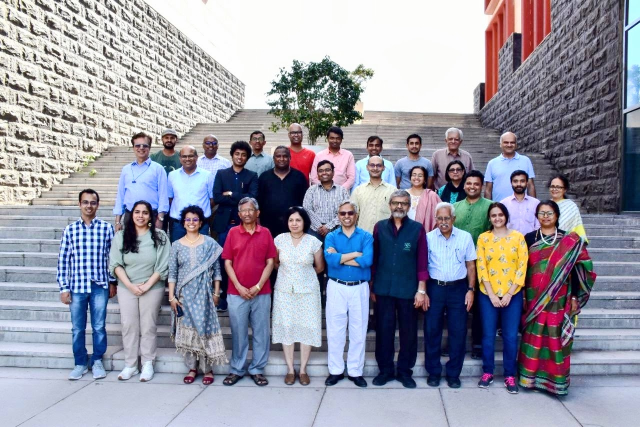
#> input picture Plaksha_Faculty.jpg, 1280 x 854 px (shown at 1/2 size)
$ jupyter execute Lab-5.ipynb
#> lines starting #> are read from the running program, lines starting #| are printed output that depends on the picture; after the words box and inside, x2 and y2 are one past the last pixel; in counts of white or black regions, pixels touching at a corner belong together
[cell 1]
import cv2
import numpy as np
import matplotlib.pyplot as plt
from sklearn.cluster import KMeans
from scipy.spatial import distance
from matplotlib.offsetbox import OffsetImage, AnnotationBbox

[cell 2]
import wandb
wandb.login(key="dec59a3d2628a2a3e5b3314d16b484738dca5699")
wandb.init(project='distance_classification_project')

[cell 3]
## Reading the image plaksha_Faculty.jpg


## Convert the image to grayscale
img = cv2.imread("Plaksha_Faculty.jpg")
#> img is the input picture: shape (854, 1280, 3); mean B, G, R 162.4, 149, 149.2
gray_img = cv2.cvtColor(img, cv2.COLOR_BGR2GRAY)
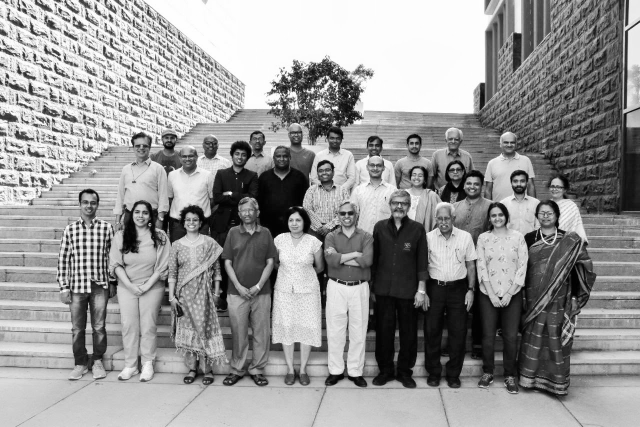
#> gray_img: shape (854, 1280) (shown at 1/2 size); min 0, max 255, mean 150.6

# Loading the required haar-cascade xml classifier file
face_cascade = cv2.CascadeClassifier(cv2.data.haarcascades + 'haarcascade_frontalface_default.xml')

# Applying the face detection method on the grayscale image.
## Change the parameters for better detection of faces in your case.
faces_rect = face_cascade.detectMultiScale(gray_img, 1.05, 4, minSize=(25,25), maxSize=(50,50))
#> faces_rect = 30 rows, first 6: [322, 263, 33, 33], [654, 265, 31, 31], [500, 266, 30, 30], [892, 267, 31, 31], [409, 277, 28, 28], [812, 274, 34, 34]

# Define the text and font parameters
text = "Face" ## The text you want to write
font = cv2.FONT_HERSHEY_SIMPLEX  ## Font type
font_scale = 0.5  ## Font scale factor
font_color = (0, 0, 255)   ## Text color in BGR format (here, it's red)
font_thickness = 1  ## Thickness of the text


# Iterating through rectangles of detected faces
for (x, y, w, h) in faces_rect:
    cv2.rectangle(img, (x, y), (x+w, y+h), (0, 0, 255), 2)
    # Use cv2.putText to add the text to the image, Use text, font, font_scale, font_color, font_thickness here
    cv2.putText(img, text, (x, y-10), font, font_scale, font_color, font_thickness)
#> this loop made 30 passes
#> (x, y, w, h) on passes 1 to 12: (322, 263, 33, 33), (654, 265, 31, 31), (500, 266, 30, 30), (892, 267, 31, 31), (409, 277, 28, 28), (812, 274, 34, 34), (464, 296, 33, 33), (632, 328, 34, 34), (819, 337, 33, 33), (570, 426, 39, 39), (576, 253, 32, 32), (1003, 273, 32, 32)
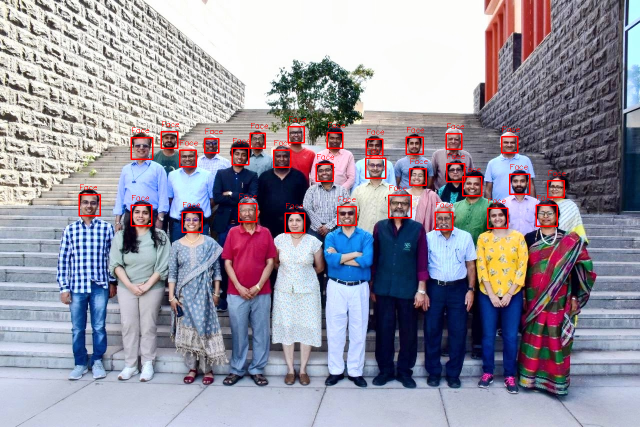
#> img: shape (854, 1280, 3) (shown at 1/2 size); 1.39% of pixels changed, all inside (x1, y1, x2, y2) = (157, 233, 1131, 467)

## Display the image and window title should be "Total number of face detected are #"
cv2.imshow(f"Total number of faces detected: {len(faces_rect)}", img)
cv2.waitKey(0)
cv2.destroyAllWindows()

[cell 4]
from matplotlib.offsetbox import OffsetImage, AnnotationBbox
# Extract face region features (Hue and Saturation)
img_hsv = cv2.cvtColor(img, cv2.COLOR_BGR2HSV) ## call the img and convert it from BGR to HSV and store in img_hsv
#> img_hsv: shape (854, 1280, 3); mean H, S, V 85.8, 70.5, 173.4
hue_saturation = []
face_images = []  # To store detected face images

for (x, y, w, h) in faces_rect:
    face = img_hsv[y:y + h, x:x + w]
    hue = np.mean(face[:, :, 0])
    saturation = np.mean(face[:, :, 1])
    hue_saturation.append((hue, saturation))
    face_images.append(face)
#> this loop made 30 passes
#> (x, y, w, h, hue, saturation) on passes 1 to 12: (322, 263, 33, 33, 59.29, 121.7), (654, 265, 31, 31, 50.4, 133.1), (500, 266, 30, 30, 34.12, 118.3), (892, 267, 31, 31, 81.31, 108.2), (409, 277, 28, 28, 108, 121.1), (812, 274, 34, 34, 62.79, 116.9), (464, 296, 33, 33, 42.56, 134.3), (632, 328, 34, 34, 81.22, 114.8), (819, 337, 33, 33, 36.69, 114.4), (570, 426, 39, 39, 55.81, 115.3), (576, 253, 32, 32, 78.19, 99.55), (1003, 273, 32, 32, 51.71, 106.9)
#> after the loop, face_images = 30 items; hue_saturation = 30 pairs, first value 23.14 to 120.8, second value 80.77 to 134.3

hue_saturation = np.array(hue_saturation)

## Perform k-Means clustering on hue_saturation and store in kmeans
kmeans = KMeans(n_clusters=2, random_state=42).fit(hue_saturation)
#centroids = kmeans.cluster_centers_
#labels = kmeans.labels_

# Create a figure and axis
fig, ax = plt.subplots(figsize=(12, 6))

# Plot the clustered faces with custom markers
for i, (x,y,w,h ) in enumerate(faces_rect):
    im = OffsetImage(cv2.cvtColor(cv2.resize(face_images[i], (20, 20)), cv2.COLOR_HSV2RGB))
    ab = AnnotationBbox(im, (hue_saturation[i, 0], hue_saturation[i, 1]), frameon=False, pad=0)
    ax.add_artist(ab)
    plt.plot(hue_saturation[i, 0], hue_saturation[i, 1])


plt.xlabel("Hue")
plt.ylabel("Saturation")
plt.title("Face Clustering")
plt.grid(True)
plt.show()
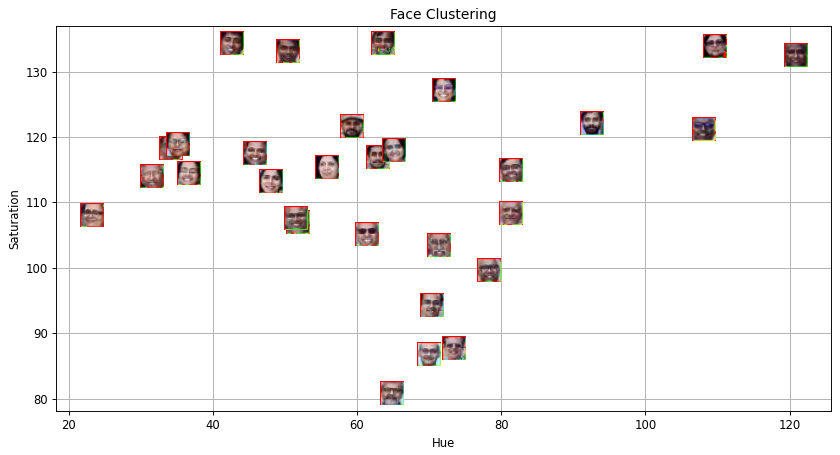
#> figure drawn by matplotlib, 1 panel
wandb.log({"face_cluster": wandb.Image(plt)})

[cell 5]
# Create an empty list to store legend labels
legend_labels = []

# Create lists to store points for each cluster
cluster_0_points = []
cluster_1_points = []

# Your code for scatter plot goes here
fig, ax = plt.subplots(figsize=(12, 6))
for i, (x, y, w, h) in enumerate(faces_rect):
    if kmeans.labels_[i] == 0:
        cluster_0_points.append((hue_saturation[i, 0], hue_saturation[i, 1]))
    else:
        cluster_1_points.append((hue_saturation[i, 0], hue_saturation[i, 1]))
#> after the loop, cluster_0_points = [(59.29, 121.7), (50.4, 133.1), (34.12, 118.3), (62.79, 116.9), (42.56, 134.3), (36.69, 114.4), (55.81, 115.3), (51.71, 106.9), (63.54, 134.3), (45.8, 117.5), (23.14, 108), (31.55, 113.9), (48.03, 113.2), (51.53, 107.6), (61.3, 105.1), (65.06, 117.9), (35.11, 118.8)]; cluster_1_points = [(81.31, 108.2), (108, 121.1), (81.22, 114.8), (78.19, 99.55), (120.8, 132.5), (109.6, 133.8), (72, 127.1), (69.96, 86.68), (92.49, 122), (70.27, 94.28), (71.27, 103.4), (73.39, 87.63), (64.75, 80.77)]


cluster_0_points = np.array(cluster_0_points)
#> cluster_0_points = 17 rows, first 8: [59.29, 121.7], [50.4, 133.1], [34.12, 118.3], [62.79, 116.9], [42.56, 134.3], [36.69, 114.4], [55.81, 115.3], [51.71, 106.9]
# Plot points for cluster 0 in green
plt.scatter(cluster_0_points[:, 0], cluster_0_points[:, 1], c='green', label='Cluster 0')


cluster_1_points = np.array(cluster_1_points)
#> cluster_1_points = 13 rows, first 8: [81.31, 108.2], [108, 121.1], [81.22, 114.8], [78.19, 99.55], [120.8, 132.5], [109.6, 133.8], [72, 127.1], [69.96, 86.68]
# Plot points for cluster 1 in blue
plt.scatter(cluster_1_points[:, 0], cluster_1_points[:, 1], c='blue', label='Cluster 1')

# Calculate and plot centroids
centroid_0 = np.mean(cluster_0_points, axis=0)
#> centroid_0 = [48.14, 117.5]
centroid_1 = np.mean(cluster_1_points, axis=0)
#> centroid_1 = [84.1, 108.6]

# Plot both the centroid for cluster 0 and cluster 1
plt.scatter(centroid_0[0], centroid_0[1], c='black', marker='x', s=100, label='Centroid 0')

plt.scatter(centroid_1[0], centroid_1[1], c='red', marker='x', s=100, label='Centroid 1')

plt.xlabel("Hue")
plt.ylabel("Saturation")
plt.title("Clustered Faces")
plt.legend()
plt.grid(True)
plt.show()
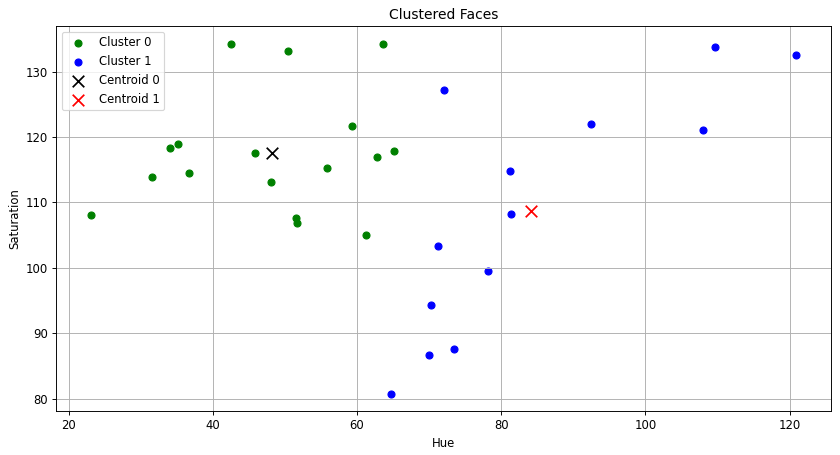
#> figure drawn by matplotlib, 1 panel

[cell 6]
## Read the class of the template image 'Dr_Shashi_Tharoor.jpg' using cv2 and store it in template_img
template_img = cv2.imread("Dr_Shashi_Tharoor.jpg")
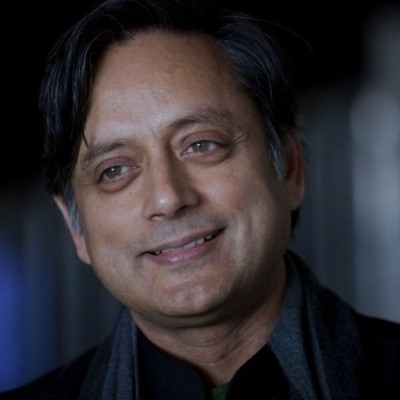
#> input picture Dr_Shashi_Tharoor.jpg, 400 x 400 px
#> template_img is the input picture: shape (400, 400, 3); mean B, G, R 49.8, 45.4, 49.1
gray_template = cv2.cvtColor(template_img, cv2.COLOR_BGR2GRAY)
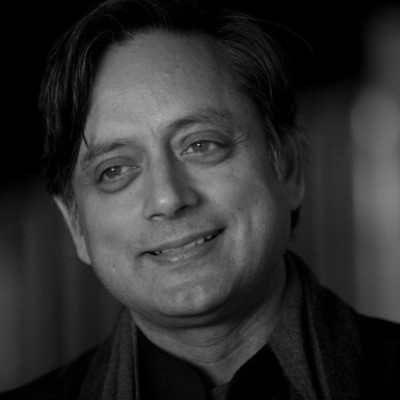
#> gray_template: shape (400, 400); min 0, max 188, mean 47

# Detect face  in the template image after converting it to gray and store it in template_faces
template_faces = face_cascade.detectMultiScale(gray_template, 1.1, 4)
#> template_faces = [[43, 60, 252, 252]]

# Draw rectangles around the detected faces
for (x, y, w, h) in template_faces:
    cv2.rectangle(template_img, (x, y), (x + w, y + h), (0, 255, 0), 3)
#> this loop made 1 pass
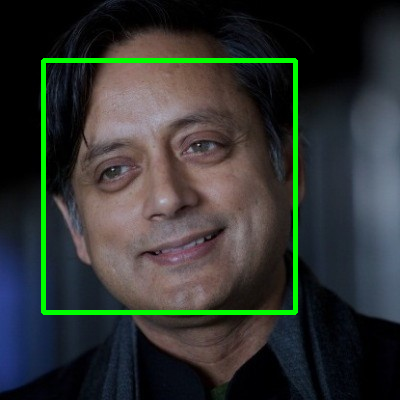
#> template_img: shape (400, 400, 3); 3.14% of pixels changed, all inside (x1, y1, x2, y2) = (41, 58, 298, 315)
cv2.imshow("Detected Template Face", template_img)
cv2.waitKey(0)
cv2.destroyAllWindows()

[cell 7]
# Convert the template image to HSV color space and store it in template_hsv
template_hsv = cv2.cvtColor(template_img, cv2.COLOR_BGR2HSV)
#> template_hsv: shape (400, 400, 3); mean H, S, V 66.8, 90.5, 64.6

# Extract hue and saturation features from the template image as we did it for detected faces.
template_hue = np.mean(template_hsv[:, :, 0])
#> template_hue = 66.77
template_saturation = np.mean(template_hsv[:, :, 1])
#> template_saturation = 90.5

# Predict the cluster label for the template image and store it in template_label
template_label = kmeans.predict([[template_hue, template_saturation]])[0]
#> template_label = 1

# Create a figure and axis for visualization
fig, ax = plt.subplots(figsize=(12, 6))

# Plot the clustered faces with custom markers (similar to previous code)
for i, (x, y, w, h) in enumerate(faces_rect):
    color = 'red' if kmeans.labels_[i] == 0 else 'blue'
    im = OffsetImage(cv2.cvtColor(cv2.resize(face_images[i], (20, 20)), cv2.COLOR_HSV2RGB))
    ab = AnnotationBbox(im, (hue_saturation[i, 0], hue_saturation[i, 1]), frameon=False, pad=0)
    ax.add_artist(ab)
    plt.plot(hue_saturation[i, 0], hue_saturation[i, 1], 'o', markersize=5, color=color)
#> this loop made 30 passes

# Plot the template image in the respective cluster
if template_label == 0:
    color = 'red'
else:
    color = 'blue'
im = OffsetImage(cv2.cvtColor(cv2.resize(template_img, (20, 20)), cv2.COLOR_BGR2RGB))
ab = AnnotationBbox(im, (template_hue, template_saturation), frameon=False, pad=0)
ax.add_artist(ab)

plt.xlabel("Hue")
plt.ylabel("Saturation")
plt.title("Template Face Classification")
plt.grid(True)
plt.show()

[cell 8]
# Create an empty list to store legend labels
legend_labels = []

# Create lists to store points for each cluster
cluster_0_points = []
cluster_1_points = []

# Your code for scatter plot goes here
fig, ax = plt.subplots(figsize=(12, 6))
for i, (x, y, w, h) in enumerate(faces_rect):
    if kmeans.labels_[i] == 0:
        cluster_0_points.append((hue_saturation[i, 0], hue_saturation[i, 1]))
    else:
        cluster_1_points.append((hue_saturation[i, 0], hue_saturation[i, 1]))
#> after the loop, cluster_0_points = [(59.29, 121.7), (50.4, 133.1), (34.12, 118.3), (62.79, 116.9), (42.56, 134.3), (36.69, 114.4), (55.81, 115.3), (51.71, 106.9), (63.54, 134.3), (45.8, 117.5), (23.14, 108), (31.55, 113.9), (48.03, 113.2), (51.53, 107.6), (61.3, 105.1), (65.06, 117.9), (35.11, 118.8)]; cluster_1_points = [(81.31, 108.2), (108, 121.1), (81.22, 114.8), (78.19, 99.55), (120.8, 132.5), (109.6, 133.8), (72, 127.1), (69.96, 86.68), (92.49, 122), (70.27, 94.28), (71.27, 103.4), (73.39, 87.63), (64.75, 80.77)]

# Plot points for cluster 0 in green
cluster_0_points = np.array(cluster_0_points)
#> cluster_0_points = 17 rows, first 8: [59.29, 121.7], [50.4, 133.1], [34.12, 118.3], [62.79, 116.9], [42.56, 134.3], [36.69, 114.4], [55.81, 115.3], [51.71, 106.9]
plt.scatter(cluster_0_points[:, 0], cluster_0_points[:, 1], c='green', label='Cluster 0')


# Plot points for cluster 1 in blue
cluster_1_points = np.array(cluster_1_points)
#> cluster_1_points = 13 rows, first 8: [81.31, 108.2], [108, 121.1], [81.22, 114.8], [78.19, 99.55], [120.8, 132.5], [109.6, 133.8], [72, 127.1], [69.96, 86.68]
plt.scatter(cluster_1_points[:, 0], cluster_1_points[:, 1], c='blue', label='Cluster 1')


# Calculate and plot centroids for both the clusters
centroid_0 = np.array(cluster_0_points)
#> centroid_0 has the same summary as cluster_0_points
centroid_1 = np.array(cluster_1_points)
#> centroid_1 has the same summary as cluster_1_points
plt.scatter(centroid_0[0], centroid_0[1], c='black', marker='x', s=100, label='Centroid 0')

plt.scatter(centroid_1[0], centroid_1[1], c='red', marker='x', s=100, label='Centroid 1')

plt.plot(template_hue, template_saturation, marker='o', c= 'violet',markersize= 10, label=' Class ?' )

plt.xlabel("Hue")
plt.ylabel("Saturation")
plt.title("Face Clustering with Template Classification")

# Add legend and grid
plt.legend()
plt.grid(True)

# Show the plot
plt.show()
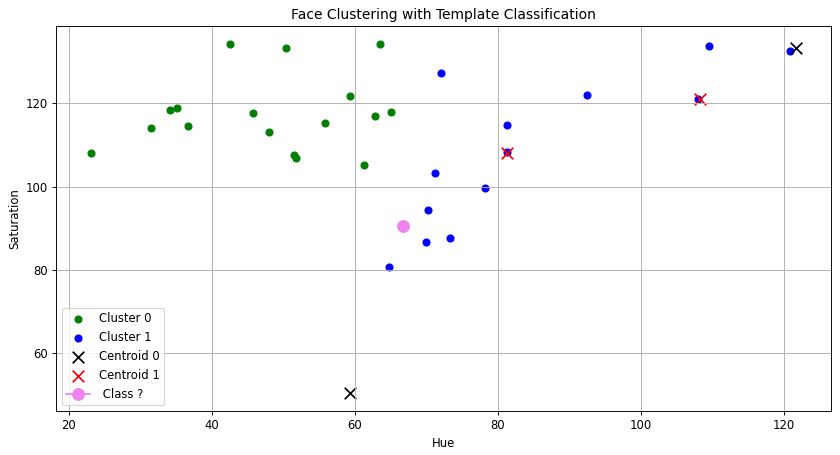
#> figure drawn by matplotlib, 1 panel
                                            ## End of the lab 5 ##
